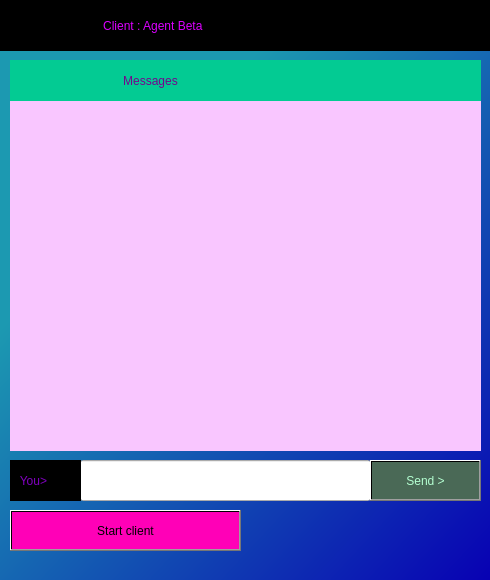
<?xml version="1.0" encoding="UTF-8"?>
<ui version="4.0">
 <class>ServerWindow</class>
 <widget class="QWidget" name="ServerWindow">
  <property name="geometry">
   <rect>
    <x>0</x>
    <y>0</y>
    <width>490</width>
    <height>580</height>
   </rect>
  </property>
  <property name="minimumSize">
   <size>
    <width>490</width>
    <height>580</height>
   </size>
  </property>
  <property name="maximumSize">
   <size>
    <width>490</width>
    <height>580</height>
   </size>
  </property>
  <property name="windowTitle">
   <string>ServerWindow</string>
  </property>
  <widget class="QLabel" name="grad">
   <property name="geometry">
    <rect>
     <x>0</x>
     <y>50</y>
     <width>491</width>
     <height>531</height>
    </rect>
   </property>
   <property name="minimumSize">
    <size>
     <width>491</width>
     <height>531</height>
    </size>
   </property>
   <property name="maximumSize">
    <size>
     <width>491</width>
     <height>531</height>
    </size>
   </property>
   <property name="styleSheet">
    <string notr="true">background-color: qlineargradient(spread:pad, x1:0, y1:0, x2:1, y2:1, stop:0.263393 rgba(28, 153, 177, 255), stop:1 rgba(8, 0, 179, 255));</string>
   </property>
   <property name="text">
    <string/>
   </property>
  </widget>
  <widget class="QLineEdit" name="send_text">
   <property name="geometry">
    <rect>
     <x>80</x>
     <y>460</y>
     <width>291</width>
     <height>41</height>
    </rect>
   </property>
  </widget>
  <widget class="QLabel" name="heading">
   <property name="geometry">
    <rect>
     <x>0</x>
     <y>0</y>
     <width>491</width>
     <height>51</height>
    </rect>
   </property>
   <property name="minimumSize">
    <size>
     <width>491</width>
     <height>51</height>
    </size>
   </property>
   <property name="styleSheet">
    <string notr="true">background-color: qlineargradient(spread:pad, x1:0, y1:0, x2:1, y2:1, stop:0.263393 rgba(0, 0, 0, 255));
color: qlineargradient(spread:pad, x1:0, y1:0, x2:1, y2:1, stop:0.263393 rgba(219, 0, 255, 255));</string>
   </property>
   <property name="text">
    <string>                               Client : Agent Beta</string>
   </property>
  </widget>
  <widget class="QLabel" name="you_label">
   <property name="geometry">
    <rect>
     <x>10</x>
     <y>460</y>
     <width>71</width>
     <height>41</height>
    </rect>
   </property>
   <property name="styleSheet">
    <string notr="true">font: 75 13pt &quot;DejaVu Serif&quot;;
color: rgb(129, 0, 193);
background-color: rgb(0, 0, 0);
border-color: rgb(3, 203, 147);</string>
   </property>
   <property name="text">
    <string>   You&gt;</string>
   </property>
  </widget>
  <widget class="QLabel" name="send_rec_msg">
   <property name="geometry">
    <rect>
     <x>10</x>
     <y>100</y>
     <width>471</width>
     <height>351</height>
    </rect>
   </property>
   <property name="minimumSize">
    <size>
     <width>471</width>
     <height>351</height>
    </size>
   </property>
   <property name="maximumSize">
    <size>
     <width>471</width>
     <height>351</height>
    </size>
   </property>
   <property name="styleSheet">
    <string notr="true">background-color: rgb(249, 198, 255);</string>
   </property>
   <property name="text">
    <string/>
   </property>
  </widget>
  <widget class="QPushButton" name="snd_btn">
   <property name="geometry">
    <rect>
     <x>370</x>
     <y>460</y>
     <width>111</width>
     <height>41</height>
    </rect>
   </property>
   <property name="styleSheet">
    <string notr="true">color: qlineargradient(spread:pad, x1:0, y1:0, x2:1, y2:1, stop:0.263393 rgba(180, 255, 209, 255));
background-color: qlineargradient(spread:pad, x1:0, y1:0, x2:1, y2:1, stop:0.263393 rgba(74, 105, 86, 255));</string>
   </property>
   <property name="text">
    <string>Send &gt;</string>
   </property>
  </widget>
  <widget class="QPushButton" name="Start_client_btn">
   <property name="geometry">
    <rect>
     <x>10</x>
     <y>510</y>
     <width>231</width>
     <height>41</height>
    </rect>
   </property>
   <property name="styleSheet">
    <string notr="true">background-color: qlineargradient(spread:pad, x1:1, y1:1, x2:1, y2:1, stop:0 rgba(255, 0, 183, 255), stop:1 rgba(255, 255, 255, 255));
border-color: rgb(46, 52, 54);</string>
   </property>
   <property name="text">
    <string>Start client</string>
   </property>
  </widget>
  <widget class="QLabel" name="label">
   <property name="geometry">
    <rect>
     <x>10</x>
     <y>60</y>
     <width>471</width>
     <height>41</height>
    </rect>
   </property>
   <property name="styleSheet">
    <string notr="true">color: rgb(116, 5, 141);
background-color: rgb(3, 203, 147);</string>
   </property>
   <property name="text">
    <string>                                  Messages</string>
   </property>
  </widget>
 </widget>
 <resources/>
 <connections/>
</ui>
